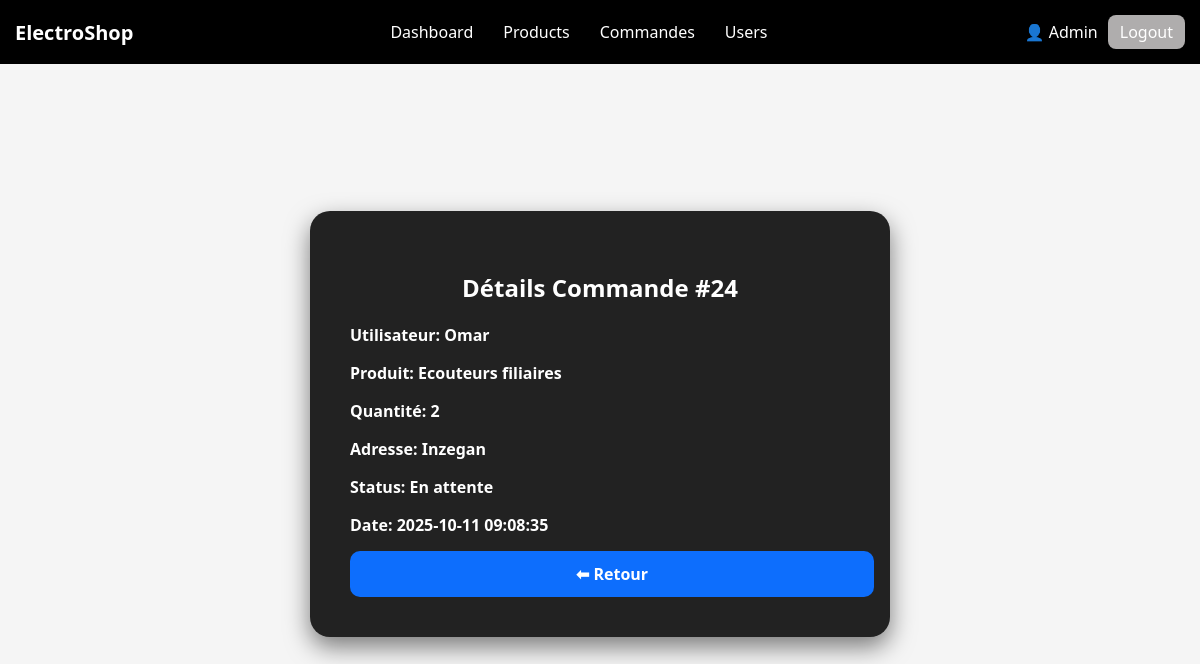
The app's page /VIEWS/ADMIN/voir_commande.php?id=24 (signed in) with its own data.
### tables this page shows
CREATE TABLE `commande_speciale` (
  `id` int(11) NOT NULL,
  `user_id` int(11) DEFAULT NULL,
  `username` varchar(100) NOT NULL,
  `nom_produit` varchar(150) NOT NULL,
  `quantite` int(11) NOT NULL,
  `adresse` text NOT NULL,
  `status` varchar(50) DEFAULT 'En attente',
  `date_commande` timestamp NOT NULL DEFAULT current_timestamp(),
  `admin_id` int(11) DEFAULT NULL
);

### VIEWS/ADMIN/voir_commande.php (the view, shortened to what this page needs)
<?php
include '../../VIEWS/admin_header.php';
include '../../config/database.php';
$id = intval($_GET['id']);
$sql = "SELECT * FROM commande_speciale WHERE id=$id";
$res = $conn->query($sql);
$order = $res->fetch_assoc();
?>
<!DOCTYPE html>
<html lang="fr">
<head>
</head>
<body>
<div class="container">
  <div class="card">
      <h2>Détails Commande #<?= $order['id'] ?></h2>
      <p><b>Utilisateur:</b> <?= htmlspecialchars($order['username']) ?></p>
      <p><b>Produit:</b> <?= htmlspecialchars($order['nom_produit']) ?></p>
      <p><b>Quantité:</b> <?= htmlspecialchars($order['quantite']) ?></p>
      <p><b>Adresse:</b> <?= htmlspecialchars($order['adresse']) ?></p>
      <p><b>Status:</b> <?= htmlspecialchars($order['status']) ?></p>
      <p><b>Date:</b> <?= htmlspecialchars($order['date_commande']) ?></p>
      <a href="order.php" class="btn">⬅ Retour</a>
  </div>
</div>
</body>
</html>

### VIEWS/ADMIN/voir_commande.php (style rules this page uses)
body { font-family:'Segoe UI',sans-serif; background:#f5f5f5; margin:0; padding:0; }
.container { display:flex; justify-content:center; align-items:center; min-height:calc(100vh - 80px); }
.card { background:#222; padding:40px; border-radius:20px; color:#fff; box-shadow:0 10px 25px rgba(0,0,0,0.5); width:100%; max-width:500px; }
.card h2 { text-align:center; margin-bottom:20px; }
.card p { margin-bottom:15px; font-weight:600; }
.btn { width:100%; padding:12px; border-radius:10px; border:none; background:#0d6efd; color:#fff; font-weight:600; cursor:pointer; text-align:center; display:block; text-decoration:none; }

### records on screen
commande_speciale: id "24", username "Omar", nom_produit "Ecouteurs filiaires", quantite "2", adresse "Inzegan", status "En attente", date_commande "2025-10-11 09:08:35"
